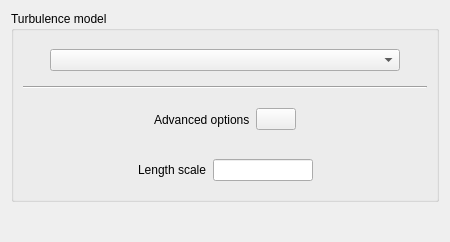
<?xml version="1.0" encoding="UTF-8"?>
<ui version="4.0">
 <class>TurbulenceForm</class>
 <widget class="QWidget" name="TurbulenceForm">
  <property name="geometry">
   <rect>
    <x>0</x>
    <y>0</y>
    <width>450</width>
    <height>242</height>
   </rect>
  </property>
  <property name="windowTitle">
   <string>Form</string>
  </property>
  <layout class="QGridLayout">
   <item row="0" column="0">
    <widget class="QGroupBox" name="groupBoxModel">
     <property name="toolTip">
      <string>&lt;html&gt;&lt;head/&gt;&lt;body&gt;&lt;p&gt;&lt;span style=&quot; font-size:9pt;&quot;&gt;Select the turbulence model.&lt;/span&gt;&lt;/p&gt;&lt;p&gt;&lt;span style=&quot; font-size:9pt;&quot;&gt;(Code_Saturne keyword: &lt;/span&gt;&lt;span style=&quot; font-size:9pt; font-weight:600;&quot;&gt;ITURB&lt;/span&gt;&lt;span style=&quot; font-size:9pt;&quot;&gt;)&lt;/span&gt;&lt;/p&gt;&lt;/body&gt;&lt;/html&gt;</string>
     </property>
     <property name="title">
      <string>Turbulence model</string>
     </property>
     <layout class="QGridLayout">
      <item row="0" column="0">
       <layout class="QVBoxLayout">
        <item>
         <widget class="QFrame" name="frame">
          <property name="frameShape">
           <enum>QFrame::NoFrame</enum>
          </property>
          <property name="frameShadow">
           <enum>QFrame::Plain</enum>
          </property>
          <layout class="QGridLayout">
           <item row="0" column="0">
            <layout class="QHBoxLayout">
             <item>
              <spacer>
               <property name="orientation">
                <enum>Qt::Horizontal</enum>
               </property>
               <property name="sizeHint" stdset="0">
                <size>
                 <width>16</width>
                 <height>16</height>
                </size>
               </property>
              </spacer>
             </item>
             <item>
              <widget class="QComboBox" name="comboBoxTurbModel">
               <property name="minimumSize">
                <size>
                 <width>350</width>
                 <height>0</height>
                </size>
               </property>
               <property name="toolTip">
                <string>&lt;html&gt;&lt;head/&gt;&lt;body&gt;&lt;p&gt;&lt;span style=&quot; font-size:9pt;&quot;&gt;Select the turbulence model.&lt;/span&gt;&lt;/p&gt;&lt;p&gt;&lt;span style=&quot; font-size:9pt;&quot;&gt;(Code_Saturne keyword: &lt;/span&gt;&lt;span style=&quot; font-size:9pt; font-weight:600;&quot;&gt;ITURB&lt;/span&gt;&lt;span style=&quot; font-size:9pt;&quot;&gt;)&lt;/span&gt;&lt;/p&gt;&lt;/body&gt;&lt;/html&gt;</string>
               </property>
               <property name="statusTip">
                <string>For mixing length contact the development team.</string>
               </property>
              </widget>
             </item>
             <item>
              <spacer>
               <property name="orientation">
                <enum>Qt::Horizontal</enum>
               </property>
               <property name="sizeHint" stdset="0">
                <size>
                 <width>16</width>
                 <height>16</height>
                </size>
               </property>
              </spacer>
             </item>
            </layout>
           </item>
          </layout>
         </widget>
        </item>
        <item>
         <widget class="Line" name="line">
          <property name="orientation">
           <enum>Qt::Horizontal</enum>
          </property>
         </widget>
        </item>
        <item>
         <widget class="QFrame" name="frameAdvanced">
          <property name="frameShape">
           <enum>QFrame::NoFrame</enum>
          </property>
          <property name="frameShadow">
           <enum>QFrame::Raised</enum>
          </property>
          <layout class="QGridLayout">
           <item row="0" column="0">
            <layout class="QHBoxLayout">
             <item>
              <spacer>
               <property name="orientation">
                <enum>Qt::Horizontal</enum>
               </property>
               <property name="sizeHint" stdset="0">
                <size>
                 <width>20</width>
                 <height>21</height>
                </size>
               </property>
              </spacer>
             </item>
             <item>
              <widget class="QLabel" name="labelAdvanced">
               <property name="toolTip">
                <string>&lt;html&gt;&lt;head/&gt;&lt;body&gt;&lt;p&gt;&lt;span style=&quot; font-size:9pt;&quot;&gt;Set options associated to the chosen turbulence model; enable and select wall treatment for high Reynolds models; take into account or not buoyancy terms in turbulence equations.&lt;/span&gt;&lt;/p&gt;&lt;/body&gt;&lt;/html&gt;</string>
               </property>
               <property name="text">
                <string>Advanced options</string>
               </property>
              </widget>
             </item>
             <item>
              <widget class="QPushButton" name="pushButtonAdvanced">
               <property name="toolTip">
                <string>&lt;html&gt;&lt;head/&gt;&lt;body&gt;&lt;p&gt;&lt;span style=&quot; font-size:9pt;&quot;&gt;Set options associated to the chosen turbulence model; enable and select wall treatment for high Reynolds models; take into account or not buoyancy terms in turbulence equations.&lt;/span&gt;&lt;/p&gt;&lt;/body&gt;&lt;/html&gt;</string>
               </property>
               <property name="text">
                <string/>
               </property>
               <property name="icon">
                <iconset resource="resources_pages.qrc">
                 <normaloff>:/new/prefix1/icons/22x22/preferences-system.png</normaloff>:/new/prefix1/icons/22x22/preferences-system.png</iconset>
               </property>
               <property name="iconSize">
                <size>
                 <width>22</width>
                 <height>22</height>
                </size>
               </property>
              </widget>
             </item>
             <item>
              <spacer>
               <property name="orientation">
                <enum>Qt::Horizontal</enum>
               </property>
               <property name="sizeHint" stdset="0">
                <size>
                 <width>16</width>
                 <height>31</height>
                </size>
               </property>
              </spacer>
             </item>
            </layout>
           </item>
          </layout>
         </widget>
        </item>
        <item>
         <widget class="QFrame" name="frameLength">
          <property name="frameShape">
           <enum>QFrame::NoFrame</enum>
          </property>
          <property name="frameShadow">
           <enum>QFrame::Raised</enum>
          </property>
          <layout class="QGridLayout">
           <item row="0" column="0">
            <layout class="QHBoxLayout">
             <item>
              <spacer>
               <property name="orientation">
                <enum>Qt::Horizontal</enum>
               </property>
               <property name="sizeHint" stdset="0">
                <size>
                 <width>20</width>
                 <height>21</height>
                </size>
               </property>
              </spacer>
             </item>
             <item>
              <widget class="QLabel" name="labelLength">
               <property name="toolTip">
                <string>&lt;html&gt;&lt;head/&gt;&lt;body&gt;&lt;p&gt;&lt;span style=&quot; font-size:9pt;&quot;&gt;For the mixing length model, define a length scale greater than 0.&lt;/span&gt;&lt;/p&gt;&lt;p&gt;&lt;span style=&quot; font-size:9pt;&quot;&gt;(Code_Saturne key word: &lt;/span&gt;&lt;span style=&quot; font-size:9pt; font-weight:600;&quot;&gt;XLOMLG&lt;/span&gt;&lt;span style=&quot; font-size:9pt;&quot;&gt;)&lt;/span&gt;&lt;/p&gt;&lt;/body&gt;&lt;/html&gt;</string>
               </property>
               <property name="statusTip">
                <string>The mixing length is a &gt; 0 real.</string>
               </property>
               <property name="text">
                <string>Length scale</string>
               </property>
              </widget>
             </item>
             <item>
              <widget class="QLineEdit" name="lineEditLength">
               <property name="maximumSize">
                <size>
                 <width>100</width>
                 <height>16777215</height>
                </size>
               </property>
               <property name="toolTip">
                <string>&lt;html&gt;&lt;head/&gt;&lt;body&gt;&lt;p&gt;&lt;span style=&quot; font-size:9pt;&quot;&gt;For the mixing length model, define a length scale greater than 0.&lt;/span&gt;&lt;/p&gt;&lt;p&gt;&lt;span style=&quot; font-size:9pt;&quot;&gt;(Code_Saturne key word: &lt;/span&gt;&lt;span style=&quot; font-size:9pt; font-weight:600;&quot;&gt;XLOMLG&lt;/span&gt;&lt;span style=&quot; font-size:9pt;&quot;&gt;)&lt;/span&gt;&lt;/p&gt;&lt;/body&gt;&lt;/html&gt;</string>
               </property>
               <property name="statusTip">
                <string>The mixing length is a &gt; 0 real.</string>
               </property>
              </widget>
             </item>
             <item>
              <spacer>
               <property name="orientation">
                <enum>Qt::Horizontal</enum>
               </property>
               <property name="sizeHint" stdset="0">
                <size>
                 <width>16</width>
                 <height>16</height>
                </size>
               </property>
              </spacer>
             </item>
            </layout>
           </item>
          </layout>
         </widget>
        </item>
       </layout>
      </item>
     </layout>
    </widget>
   </item>
   <item row="1" column="0">
    <spacer>
     <property name="orientation">
      <enum>Qt::Vertical</enum>
     </property>
     <property name="sizeHint" stdset="0">
      <size>
       <width>20</width>
       <height>20</height>
      </size>
     </property>
    </spacer>
   </item>
  </layout>
 </widget>
 <resources>
  <include location="resources_pages.qrc"/>
 </resources>
 <connections/>
</ui>
